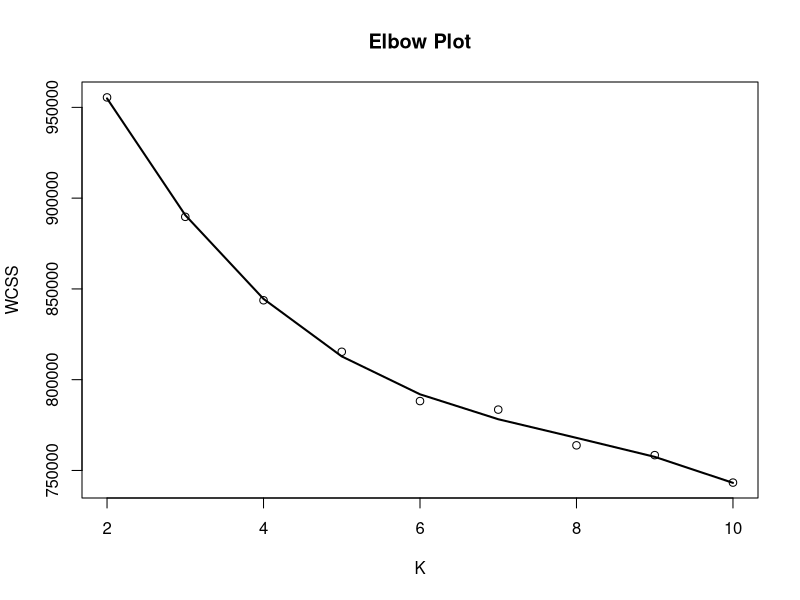

Here is the R script that generated this plot:
x = c(2:10)
y = c(955486.888094832,889707.495703698,843749.680404026,815371.073186371,788220.554284853,783514.149646629,763837.507496071,758439.367853814,743315.599335635)

plot(x,y, type ='p', main = "Elbow Plot", xlab = "K", ylab = "WCSS")

model <- lm(y ~ x + I(x^2) + I(x^3))

# I can get the features of this model :
#summary(model)
#model$coefficients
#summary(model)$adj.r.squared

# For each value of x, I can get the value of y estimated by the model, and add it to the current plot !
myPredict <- predict( model ) 
ix <- sort(x,index.return=T)$ix
lines(x[ix], myPredict[ix], col=1, lwd=2 )  
